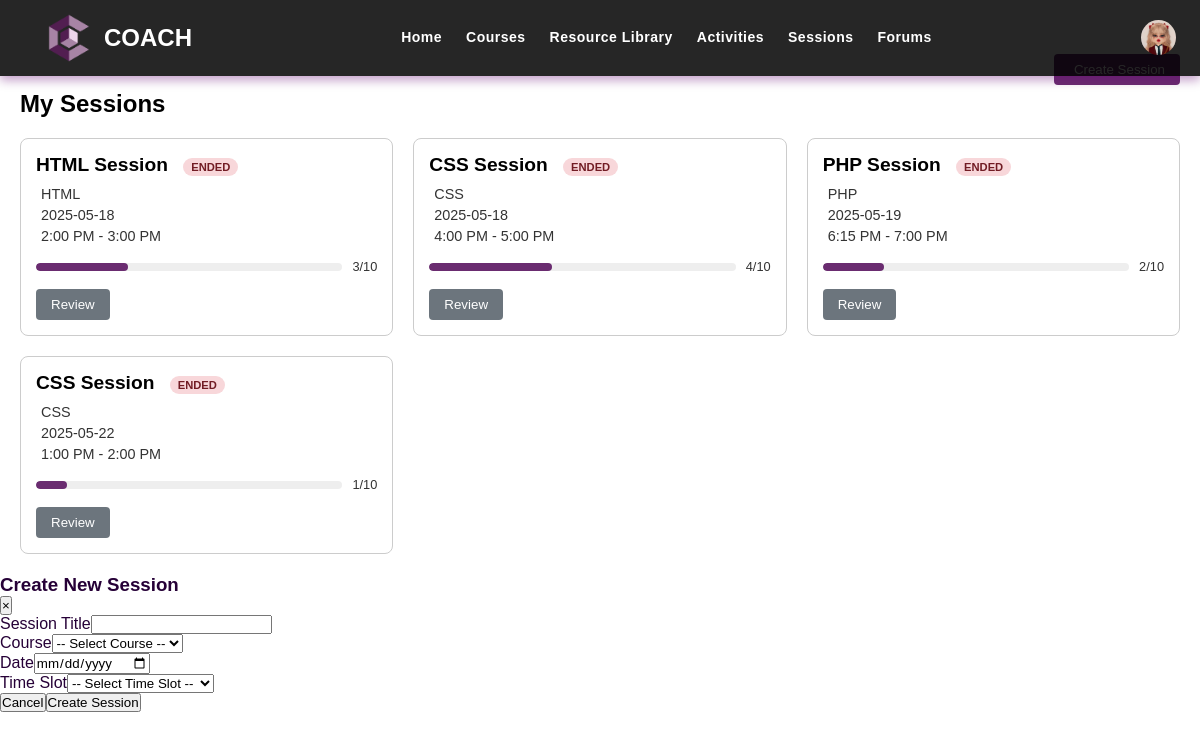
Page /mentee/forum-chat.php (signed in) on the committed database.
### tables this page shows
CREATE TABLE `users` (
  `user_id` int(11) NOT NULL,
  `username` varchar(70) NOT NULL,
  `password` varchar(255) NOT NULL,
  `user_type` enum('Mentee','Mentor','Admin','Super Admin') NOT NULL,
  `first_name` varchar(100) DEFAULT NULL,
  `last_name` varchar(100) DEFAULT NULL,
  `email` varchar(80) NOT NULL,
  `icon` varchar(200) DEFAULT NULL,
  `dob` date DEFAULT NULL,
  `gender` varchar(30) DEFAULT NULL,
  `contact_number` varchar(100) DEFAULT NULL,
  `mentored_before` varchar(20) DEFAULT NULL,
  `mentoring_experience` text DEFAULT NULL,
  `area_of_expertise` varchar(100) DEFAULT NULL,
  `resume` varchar(200) DEFAULT NULL,
  `certificates` varchar(200) DEFAULT NULL,
  `assessment_score` int(20) DEFAULT NULL,
  `status` varchar(60) DEFAULT NULL,
  `reason` text DEFAULT NULL,
  `email_verification` varchar(50) DEFAULT NULL,
  `contact_verification` varchar(50) DEFAULT NULL,
  `full_address` varchar(100) DEFAULT NULL,
  `student` varchar(20) DEFAULT NULL,
  `student_year_level` varchar(30) DEFAULT NULL,
  `occupation` varchar(40) DEFAULT NULL,
  `to_learn` text DEFAULT NULL
);

CREATE TABLE `forum_chats` (
  `id` int(11) NOT NULL,
  `title` varchar(200) NOT NULL,
  `course_title` varchar(200) NOT NULL,
  `session_date` date NOT NULL,
  `time_slot` varchar(200) NOT NULL,
  `created_at` timestamp NOT NULL DEFAULT current_timestamp(),
  `max_users` int(11) DEFAULT 10
);

### mentee/forum-chat.php (the view, shortened to what this page needs)
<?php
require '../connection/db_connection.php';
$conn->query("
CREATE TABLE IF NOT EXISTS forum_chats (
    id INT AUTO_INCREMENT PRIMARY KEY,
    title VARCHAR(200) NOT NULL,
    course_title VARCHAR(200) NOT NULL,
    session_date DATE NOT NULL,
    time_slot VARCHAR(200) NOT NULL,
    created_at TIMESTAMP DEFAULT CURRENT_TIMESTAMP,
    max_users INT DEFAULT 10
)");
$conn->query("
CREATE TABLE IF NOT EXISTS forum_participants (
    id INT AUTO_INCREMENT PRIMARY KEY,
    forum_id INT NOT NULL,
    user_id INT NOT NULL,
    joined_at TIMESTAMP DEFAULT CURRENT_TIMESTAMP,
    UNIQUE KEY (forum_id, user_id)
)");
$conn->query("
CREATE TABLE IF NOT EXISTS chat_messages (
    id INT AUTO_INCREMENT PRIMARY KEY,
    user_id INT NULL,
    display_name VARCHAR(100) NOT NULL,
    message TEXT NOT NULL,
    timestamp TIMESTAMP DEFAULT CURRENT_TIMESTAMP,
    is_admin TINYINT(1) DEFAULT 0,
    is_mentor TINYINT(1) DEFAULT 0,
    chat_type ENUM('group', 'forum') DEFAULT 'group',
    forum_id INT NULL,
    file_name VARCHAR(255) NULL,
    file_path VARCHAR(255) NULL
)");
$conn->query("
CREATE TABLE IF NOT EXISTS session_participants (
    id INT AUTO_INCREMENT PRIMARY KEY,
    forum_id INT NOT NULL,
    user_id INT NOT NULL,
    status ENUM('active', 'left', 'review') DEFAULT 'active',
    last_activity TIMESTAMP DEFAULT CURRENT_TIMESTAMP ON UPDATE CURRENT_TIMESTAMP,
    UNIQUE KEY (forum_id, user_id)
)");
$conn->query("
CREATE TABLE IF NOT EXISTS video_participants (
    forum_id INT NOT NULL,
    user_id INT NOT NULL,
    peer_id VARCHAR(100) NULL,
    last_activity TIMESTAMP DEFAULT CURRENT_TIMESTAMP ON UPDATE CURRENT_TIMESTAMP,
    PRIMARY KEY (forum_id, user_id)
)");
$currentUserUsername = $_SESSION['username'];
$stmt = $conn->prepare("SELECT user_id, user_type, first_name, last_name, icon FROM users WHERE username = ?");
$stmt->bind_param("s", $currentUserUsername);
$stmt->execute();
$result = $stmt->get_result();
if ($result->num_rows > 0) {
    $user = $result->fetch_assoc();
    $currentUserId = $user['user_id'];
    $userType = $user['user_type'];
    $userIcon = $user['icon'];
    $isAdmin = ($userType === 'Admin' || $userType === 'Super Admin');
    $isMentor = ($userType === 'Mentor');
} else {
    session_destroy();
    header("Location: ../login.php");
    exit();
}
$view = isset($_GET['view']) ? $_GET['view'] : 'forums';
$forums = [];
if ($isAdmin || $isMentor) {
    $forumsResult = $conn->query("SELECT f.*, COUNT(fp.id) as current_users FROM forum_chats f LEFT JOIN forum_participants fp ON f.id = fp.forum_id GROUP BY f.id ORDER BY f.session_date ASC, f.time_slot ASC");
}
if ($forumsResult) {
    while ($row = $forumsResult->fetch_assoc()) $forums[] = $row;
}
?>
<!DOCTYPE html>
<html lang="en">
<head>
    <link rel="stylesheet" href="css/navbar.css" />
    <link rel="stylesheet" href="css/forum-chats.css" />
</head>
<body>
     <section class="background" id="home">
    <nav class="navbar">
      <div class="logo">
        <img src="../uploads/img/LogoCoach.png" alt="Logo">
        <span>COACH</span>
      </div>
      <div class="nav-center">
        <ul class="nav_items" id="nav_links">
          <li><a href="home.php">Home</a></li>
          <li><a href="course.php">Courses</a></li>
          <li><a href="resourcelibrary.php">Resource Library</a></li>
          <li><a href="activities.php">Activities</a></li>
          <li><a href="forum-chat.php">Sessions</a></li>
          <li><a href="forums.php">Forums</a></li>
        </ul>
      </div>
      <div class="nav-profile">
        <a href="#" id="profile-icon">
            <?php if (!empty($userIcon)): ?>
            <img src="<?php echo htmlspecialchars($userIcon); ?>" alt="User Icon" style="width: 35px; height: 35px; border-radius: 50%;">
            <?php else: ?>
            <ion-icon name="person-circle-outline" style="font-size: 35px;"></ion-icon>
            <?php endif; ?>
        </a>
    </div>
    </nav>
  </section>
    <?php if ($view === 'forums'): ?>
        <div class="forums-container">
            <div class="forums-header">
                <h2>My Sessions</h2>
                <?php if ($isAdmin): ?>
                    <button class="create-forum-btn" onclick="openCreateForumModal()">
                        Create Session
                    </button>
                <?php endif; ?>
            </div>
            <div class="forums-grid">
                <?php if (empty($forums)): ?>
                    <p>No sessions available. <?php echo (!$isAdmin && !$isMentor) ? 'Book a session to get started.' : 'Create a session to get started.'; ?></p>
                <?php else: ?>
                    <?php foreach ($forums as $forum): ?>
                        <?php
                        $today = date('Y-m-d');
                        $currentTime = date('H:i');
                        $timeRange = explode(' - ', $forum['time_slot']);
                        $endTime = date('H:i', strtotime($timeRange[1]));
                        if ($today < $forum['session_date']) {
                            $sessionStatus = 'Upcoming'; $statusClass = 'status-upcoming';
                        } elseif ($today == $forum['session_date'] && $currentTime < $endTime) {
                            $sessionStatus = 'Active'; $statusClass = 'status-active';
                        } else {
                            $sessionStatus = 'Ended'; $statusClass = 'status-ended';
                        }
                        $checkLeft = $conn->prepare("SELECT status FROM session_participants WHERE forum_id = ? AND user_id = ?");
                        $checkLeft->bind_param("ii", $forum['id'], $currentUserId);
                        $checkLeft->execute();
                        $leftResult = $checkLeft->get_result();
                        $hasLeft = ($leftResult->num_rows > 0 && $leftResult->fetch_assoc()['status'] === 'left');
                        ?>
                        <div class="forum-card">
                            <h3>
                                <?php echo htmlspecialchars($forum['title']); ?>
                                <span class="session-status <?php echo $statusClass; ?>"><?php echo $sessionStatus; ?></span>
                            </h3>
                            <div class="details">
                                <p><ion-icon name="book-outline"></ion-icon> <?php echo htmlspecialchars($forum['course_title']); ?></p>
                                <p><ion-icon name="calendar-outline"></ion-icon> <?php echo htmlspecialchars($forum['session_date']); ?></p>
                                <p><ion-icon name="time-outline"></ion-icon> <?php echo htmlspecialchars($forum['time_slot']); ?></p>
                            </div>
                            <div class="capacity">
                                <div class="capacity-bar">
                                    <div class="capacity-fill" style="width: <?php echo ($forum['current_users'] / $forum['max_users']) * 100; ?>%;"></div>
                                </div>
                                <span class="capacity-text"><?php echo $forum['current_users']; ?>/<?php echo $forum['max_users']; ?></span>
                            </div>
                            <div class="actions">
                                <form method="POST" action="">
                                    <?php if ($sessionStatus === 'Ended' || $hasLeft): ?>
                                        <button type="submit" class="review-btn">Review</button>
                                    <?php else: ?>
                                        <button type="submit" class="join-btn" <?php echo ($forum['current_users'] >= $forum['max_users'] && !$isAdmin && !$isMentor) ? 'disabled' : ''; ?>>Join Session</button>
                                    <?php endif; ?>
                                </form>
                            </div>
                        </div>
                    <?php endforeach; ?>
                <?php endif; ?>
            </div>
        </div>
        <?php if ($isAdmin): ?>
            <div class="modal-overlay" id="createForumModal">
                <div class="modal-content">
                    <div class="modal-header">
                        <h3>Create New Session</h3>
                        <button class="modal-close" onclick="closeCreateForumModal()">&times;</button>
                    </div>
                    <form class="modal-form" method="POST" action="">
                        <div class="form-group"><label for="forum_title">Session Title</label><input type="text" id="forum_title" name="forum_title" required></div>
                        <div class="form-group"><label for="course_title">Course</label><select id="course_title" name="course_title" required><option value="">-- Select Course --</option></select></div>
                        <div class="form-group"><label for="session_date">Date</label><input type="date" id="session_date" name="session_date" required min="<?php echo date('Y-m-d'); ?>"></div>
                        <div class="form-group"><label for="time_slot">Time Slot</label><select id="time_slot" name="time_slot" required><option value="">-- Select Time Slot --</option></select></div>
                        <div class="modal-actions"><button type="button" class="cancel-btn" onclick="closeCreateForumModal()">Cancel</button><button type="submit" class="submit-btn">Create Session</button></div>
                    </form>
                </div>
            </div>
        <?php endif; ?>
    <?php endif; ?>
</body>
</html>

### mentee/css/navbar.css (style rules this page uses)
* { box-sizing: border-box; margin: 0; padding: 0; text-transform: capitalize; }
body { color: #260037; font-family: "Merriweather", serif; }
.navbar { width: 100%; padding: 0.8rem 1.5rem; display: flex; justify-content: space-between; align-items: center; position: fixed; top: 0; z-index: 10; background-color: rgba(0, 0, 0, 0.85); font-family: "Ubuntu", sans-serif; box-shadow: 0 4px 10px rgba(101, 5, 116, 0.4); }
.logo { font-size: 1.5em; font-weight: 600; color: #ffffff; display: flex; align-items: center; margin-left: 20px; }
.logo img { width: 50px; margin-right: 10px; }
.nav-center { flex-grow: 1; display: flex; justify-content: center; }
.nav_items { display: flex; justify-content: center; align-items: center; gap: 1.5rem; }
.nav_items li { list-style: none; }
.nav_items li a { text-decoration: none; font-size: 14px; font-weight: 600; color: #ffffff; letter-spacing: 0.5px; transition: 0.3s; }
.nav_items li a::after { content: ''; width: 0; height: 2px; background-color: #64009e; display: block; margin: auto; transition: 0.5s; }
.nav-profile a { color: white; font-size: 30px; display: flex; align-items: center; }

### mentee/css/forum-chats.css (style rules this page uses)
:root { --primary-color: #6a2c70; --nav-color: #693B69; --dash-color: #fff; --logo-color: #fff; --text-color: #000; --text-color-light: #333; --white: #fff; --border-color: #ccc; --toggle-color: #fff; --title-icon-color: #fff; --admin-message-bg: #f0e6f5; --mentor-message-bg: #e6f0f5; --user-message-bg: #e6f5f0; --time-03: all 0.3s linear; --time-02: all 0.2s linear; }
* { margin: 0; padding: 0; box-sizing: border-box; font-family: sans-serif; text-transform: none; }
body { width: 100%; min-height: 100vh; background-color: var(--dash-color); display: flex; flex-direction: column; }
.forums-container { max-width: 1200px; margin: 0 auto; width: 100%; padding: 20px; }
.forums-header { display: flex; justify-content: space-between; align-items: center; margin-bottom: 20px; }
.forums-header h2 { margin-top: 70px; font-size: 1.5rem; color: var(--text-color); }
.create-forum-btn { background-color: var(--primary-color); color: white; border: none; padding: 8px 15px; border-radius: 4px; cursor: pointer; display: flex; align-items: center; gap: 5px; }
.forums-grid { display: grid; grid-template-columns: repeat(auto-fill, minmax(300px, 1fr)); gap: 20px; }
.forum-card { background-color: var(--dash-color); border: 1px solid var(--border-color); border-radius: 8px; padding: 15px; transition: transform 0.2s, box-shadow 0.2s; }
.forum-card h3 { font-size: 1.2rem; margin-bottom: 10px; color: var(--text-color); }
.forum-card .details { margin-bottom: 15px; }
.forum-card .details p { margin-bottom: 5px; display: flex; align-items: center; gap: 5px; color: var(--text-color-light); font-size: 0.9rem; }
.forum-card .capacity { display: flex; align-items: center; gap: 10px; margin-bottom: 15px; }
.forum-card .capacity-bar { flex: 1; height: 8px; background-color: #eee; border-radius: 4px; overflow: hidden; }
.forum-card .capacity-fill { height: 100%; background-color: var(--primary-color); border-radius: 4px; }
.forum-card .capacity-text { font-size: 0.8rem; color: var(--text-color-light); }
.forum-card .actions { display: flex; justify-content: space-between; }
.forum-card .join-btn, .forum-card .review-btn { background-color: var(--primary-color); color: white; border: none; padding: 8px 15px; border-radius: 4px; cursor: pointer; }
.forum-card .review-btn { background-color: #6c757d; }
.session-status { display: inline-block; padding: 3px 8px; border-radius: 12px; font-size: 0.7rem; font-weight: bold; margin-left: 10px; text-transform: uppercase; }
.status-ended { background-color: #f8d7da; color: #721c24; }

### rows in the picture
users: icon (picture)
forum_chats: title "HTML Session", session_date "ENDED", course_title "HTML", session_date "2025-05-18", time_slot "2:00 PM - 3:00 PM", current_users "3", max_users "10", shows "Review"
forum_chats: title "CSS Session", session_date "ENDED", course_title "CSS", session_date "2025-05-18", time_slot "4:00 PM - 5:00 PM", current_users "4", max_users "10", shows "Review"
forum_chats: title "PHP Session", session_date "ENDED", course_title "PHP", session_date "2025-05-19", time_slot "6:15 PM - 7:00 PM", current_users "2", max_users "10", shows "Review"
forum_chats: title "CSS Session", session_date "ENDED", course_title "CSS", session_date "2025-05-22", time_slot "1:00 PM - 2:00 PM", current_users "1", max_users "10", shows "Review"
